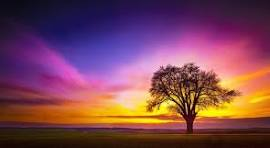
#> input picture Testing/modified.png, 270 x 148 px
$ python correlation.py
#> lines starting #> are read from the running program, lines starting #| are printed output that depends on the picture; long printed decimals are rounded
#> the answer given: modified.png
from PIL import Image
import numpy as np
import os


def correlation(x, y):

    x = np.array(x, dtype=np.float64)
    y = np.array(y, dtype=np.float64)

    mean_x = np.mean(x)
    mean_y = np.mean(y)

    covariance = np.mean((x - mean_x) * (y - mean_y))

    sigma_x = np.std(x)
    sigma_y = np.std(y)

    return covariance / (sigma_x * sigma_y)


def calculate_correlation(image_path):

#> called with image_path = 'modified.png'
    if not os.path.exists(image_path):
        image_path = os.path.join("..", image_path)

    image = Image.open(image_path).convert("L")
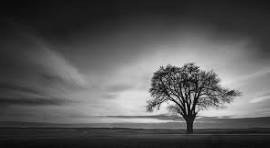
#> image: PIL image 270x148 L; min 7, max 241, mean 88.1

    image = np.array(image)

    horizontal_x = []
    horizontal_y = []

    vertical_x = []
    vertical_y = []

    diagonal_x = []
    diagonal_y = []

    rows, cols = image.shape
#> rows = 148; cols = 270

    # Horizontal
    for i in range(rows):
        for j in range(cols - 1):
            horizontal_x.append(image[i, j])
            horizontal_y.append(image[i, j + 1])
#> after the loop, horizontal_x = 39812 items; horizontal_y = 39812 items

    # Vertical
    for i in range(rows - 1):
        for j in range(cols):
            vertical_x.append(image[i, j])
            vertical_y.append(image[i + 1, j])
#> after the loop, vertical_x = 39690 items; vertical_y = 39690 items

    # Diagonal
    for i in range(rows - 1):
        for j in range(cols - 1):
            diagonal_x.append(image[i, j])
            diagonal_y.append(image[i + 1, j + 1])
#> after the loop, diagonal_x = 39543 items; diagonal_y = 39543 items

    h = correlation(horizontal_x, horizontal_y)
#> in correlation, `mean_x = np.mean(x)`: mean_x = 88.11
#> in correlation, `mean_y = np.mean(y)`: mean_y = 88.27
#> in correlation, `covariance = np.mean((x - mean_x) * (y - mean_y))`: covariance = 3202.7
#> in correlation, `sigma_x = np.std(x)`: sigma_x = 57.23
#> in correlation, `sigma_y = np.std(y)`: sigma_y = 57.2
#> h = 0.978
    v = correlation(vertical_x, vertical_y)
#> v = 0.972
    d = correlation(diagonal_x, diagonal_y)
#> d = 0.962

    print("\n" + "=" * 65)
    print("          CORRELATION COEFFICIENT ANALYSIS")
    print("=" * 65)

    print("Image :", image_path)
    print()

    print(f"Horizontal Correlation : {h:.6f}")
#| Horizontal Correlation : 0.9784
    print(f"Vertical Correlation   : {v:.6f}")
#| Vertical Correlation   : 0.9719
    print(f"Diagonal Correlation   : {d:.6f}")
#| Diagonal Correlation   : 0.9619

    print("\nInterpretation")

    if abs(h) < 0.01:
        print("Horizontal : Excellent")
    elif abs(h) < 0.05:
        print("Horizontal : Good")
    else:
        print("Horizontal : Weak")

    if abs(v) < 0.01:
        print("Vertical   : Excellent")
    elif abs(v) < 0.05:
        print("Vertical   : Good")
    else:
        print("Vertical   : Weak")

    if abs(d) < 0.01:
        print("Diagonal   : Excellent")
    elif abs(d) < 0.05:
        print("Diagonal   : Good")
    else:
        print("Diagonal   : Weak")

    print("=" * 65)


image_path = input("Enter Encrypted Image : ").strip()

calculate_correlation(image_path)
